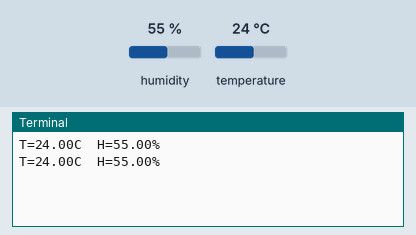
Simulated run of this program. Board: Raspberry Pi (BCM pin numbers). On the bench: the last lines printed to the terminal. The inputs (shaded band) are chosen by the test bench; at power-on: humidity 55 %, temperature 24 °C.

Above: at 1.2 s.
1.3 s: humidity set to 22 %
At 2.6 s:
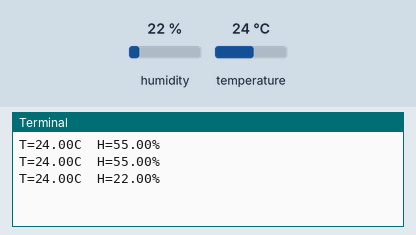
2.8 s: temperature set to 12 °C
At 3.8 s:
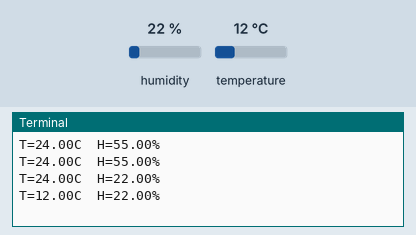
4.3 s: humidity set to 40 %
At 5.6 s:
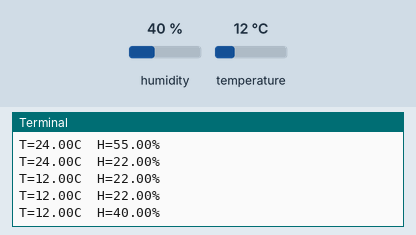
Timing chart, 0 to 7.3 s (numbered marks = the images above; inputs shaded):
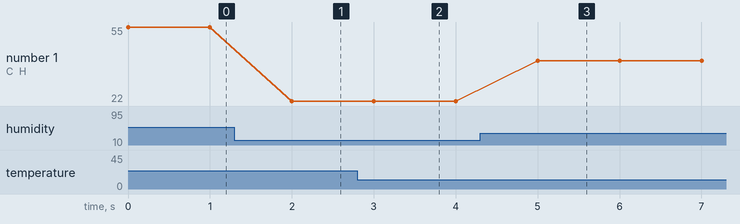

The program:

th.py
```python
import time
import board
import adafruit_shtc3

i2c = board.I2C()
sensor = adafruit_shtc3.SHTC3(i2c)

while True:
    t = sensor.temperature
    h = sensor.relative_humidity
    print(f"T={t:.2f}C  H={h:.2f}%")
    time.sleep(1)
```

Measured:
- after the input at 1.3 s, the terminal: prints a new line after 0.70 s (image 1)
- after the input at 2.8 s, the terminal: prints a new line after 0.20 s (image 2)
- after the input at 4.3 s, the terminal: prints a new line after 0.70 s (image 3)
- plotted number 1: 55 → 22 after the input at 1.3 s, 22 → 40 after the input at 4.3 s
